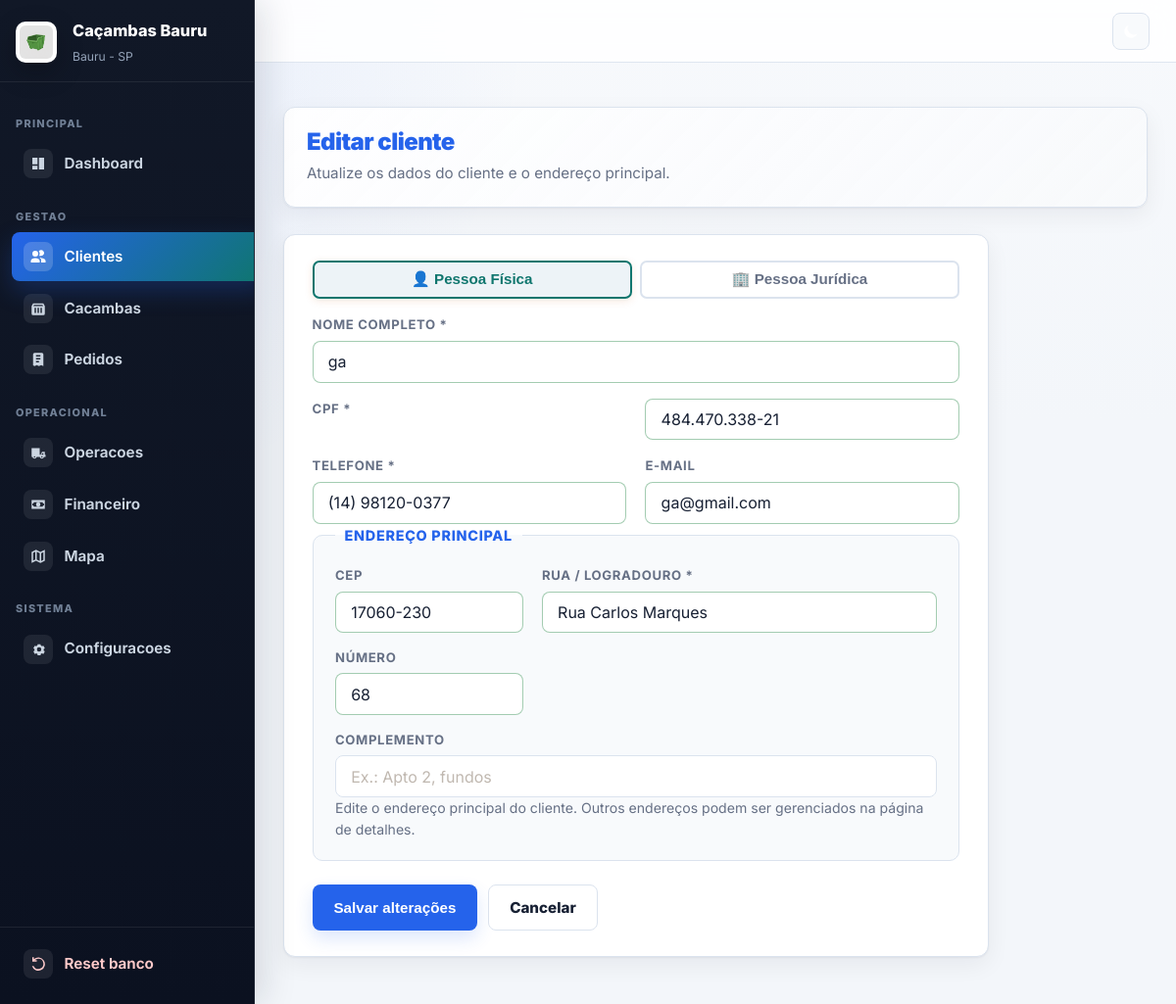
/clientes/1/editar, run on the app's committed database.
### tables this page shows
CREATE TABLE clientes (
            id INTEGER PRIMARY KEY AUTOINCREMENT,
            tipo_pessoa TEXT NOT NULL DEFAULT 'pf',
            nome TEXT NOT NULL,
            cpf TEXT NOT NULL DEFAULT '',
            cnpj TEXT NOT NULL DEFAULT '',
            razao_social TEXT NOT NULL DEFAULT '',
            telefone TEXT NOT NULL,
            email TEXT DEFAULT '',
            endereco TEXT DEFAULT '',
            cep TEXT NOT NULL DEFAULT '',
            rua TEXT NOT NULL DEFAULT '',
            numero TEXT NOT NULL DEFAULT '',
            complemento TEXT NOT NULL DEFAULT ''
        );

### app.py (the view, shortened to what this page needs)
@app.route("/clientes/<int:cid>/editar", methods=["GET","POST"])
def cliente_editar(cid):
    conn = get_conn()
    c = conn.execute(
        "SELECT id,tipo_pessoa,nome,cpf,cnpj,razao_social,telefone,email,cep,rua,numero,complemento"
        " FROM clientes WHERE id=?", (cid,)
    ).fetchone()
    if not c:
        conn.close()
        flash("Cliente não encontrado.","erro")
        return redirect(url_for("clientes"))
    conn.close()
    return render_template("cliente_editar.html", cliente=c)

### app.py (called while the page is built)
def _get_config():
    conn = get_conn()
    cfg = {r["chave"]: r["valor"] for r in conn.execute("SELECT chave,valor FROM config").fetchall()}
    conn.close()
    return cfg

def _dias_locacao(config=None):
    if config is None:
        config = _get_config()
    try:
        return max(1, min(int(config.get("dias_locacao","7")), 30))
    except ValueError:
        return 7

def _get_motoristas():
    conn = get_conn()
    rows = [r["nome"] for r in conn.execute("SELECT nome FROM motoristas ORDER BY nome").fetchall()]
    conn.close()
    return rows

### database.py (called while the page is built)
def get_conn():
    conn = sqlite3.connect(DB_PATH)
    conn.row_factory = sqlite3.Row
    conn.execute("PRAGMA foreign_keys = ON")
    conn.execute("PRAGMA journal_mode = WAL")
    conn.execute("PRAGMA synchronous = NORMAL")
    conn.execute("PRAGMA temp_store = MEMORY")
    conn.create_function("NORM", 1, _norm)
    return conn

### templates/cliente_editar.html (shortened to what this page needs)
{% extends "base.html" %}
{% block content %}
<section class="page-head">
  <div>
    <h2>Editar cliente</h2>
    <p>Atualize os dados do cliente e o endereço principal.</p>
  </div>
</section>
<div class="card form-card">
  <form method="post" id="form-cliente">
    <div class="tipo-toggle">
      <button type="button" class="tipo-btn" id="btn-pf" onclick="setTipo('pf')">👤 Pessoa Física</button>
      <button type="button" class="tipo-btn" id="btn-pj" onclick="setTipo('pj')">🏢 Pessoa Jurídica</button>
    </div>
    <div class="form-grid">
      <div class="span-2">
        <label for="nome">Nome completo *</label>
        <input id="nome" name="nome" required autocomplete="name" placeholder="Nome do cliente" value="{{ cliente.nome }}">
      </div>
      <div class="campo-pf visivel">
        <label for="cpf">CPF *</label>
        <input id="cpf" name="cpf" data-mask="cpf" placeholder="000.000.000-00" maxlength="14" inputmode="numeric" autocomplete="off" value="{{ cliente.cpf }}">
      </div>
      <div>
        <label for="telefone">Telefone *</label>
        <input id="telefone" name="telefone" data-mask="phone" placeholder="(14) 99999-9999" required maxlength="15" inputmode="numeric" autocomplete="tel" value="{{ cliente.telefone }}">
      </div>
      <div>
        <label for="email">E-mail</label>
        <input id="email" name="email" type="email" autocomplete="email" value="{{ cliente.email }}">
      </div>
    </div>
    <fieldset class="fieldset-obra">
      <legend>Endereço principal</legend>
      <div class="form-grid-obra">
        <div>
          <label for="cep">CEP</label>
          <input id="cep" name="cep" data-mask="cep" inputmode="numeric" placeholder="17000-000" maxlength="9" value="{{ cliente.cep }}">
        </div>
        <div class="span-2">
          <label for="rua">Rua / logradouro *</label>
          <input id="rua" name="rua" required placeholder="Ex.: Rua Antônio Alves" value="{{ cliente.rua }}">
        </div>
        <div>
          <label for="numero">Número</label>
          <input id="numero" name="numero" placeholder="Ex.: 1200" value="{{ cliente.numero }}">
        </div>
        <div class="span-3">
          <label for="complemento">Complemento</label>
          <input id="complemento" name="complemento" placeholder="Ex.: Apto 2, fundos" value="{{ cliente.complemento }}">
        </div>
      </div>
      <p class="hint">Edite o endereço principal do cliente. Outros endereços podem ser gerenciados na página de detalhes.</p>
    </fieldset>
    <div class="form-actions">
      <button type="submit" class="btn">Salvar alterações</button>
      <a class="btn btn-sec" href="{{ url_for('cliente_detalhe', cid=cliente.id) }}">Cancelar</a>
    </div>
  </form>
</div>
{% endblock %}

### templates/cliente_editar.html (style rules this page uses)
.tipo-toggle { display:flex; gap:.5rem; margin-bottom:1rem; }
.tipo-btn { flex:1; padding:.55rem 1rem; border:2px solid var(--line); border-radius:7px; background:var(--surface); cursor:pointer; font-weight:700; font-size:.95rem; transition:.15s; }
.tipo-btn.ativo { border-color:var(--brand-2); background:rgba(32,99,155,.08); color:var(--brand-2); }
.campo-pf, .campo-pj { display:none; }
.campo-pf.visivel, .campo-pj.visivel { display:contents; }

### data on the page
clientes: nome "ga", cpf "484.470.338-21", telefone "(14) 98120-0377", email "ga@gmail.com", cep "17060-230", rua "Rua Carlos Marques", numero "68"

### other printed values
{{ empresa_nome or 'Cacambas' }} "Caçambas Bauru"
{{ empresa_fone or 'Bauru - SP' }} "Bauru - SP"
